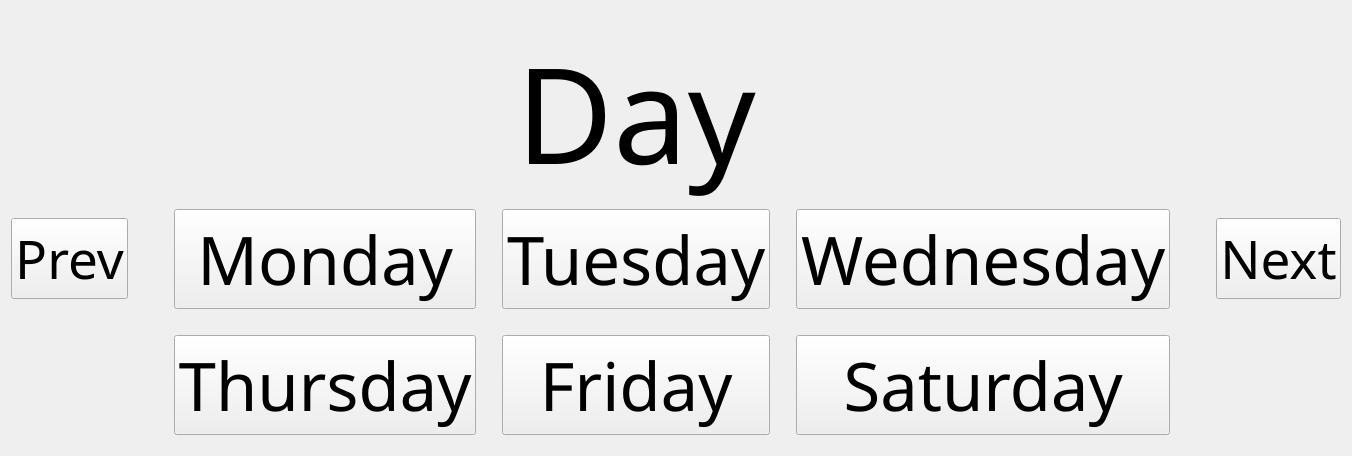
        <widget class="QWidget" name="Days_Page">
         <layout class="QGridLayout" name="gridLayout">
          <item row="6" column="4">
           <spacer name="verticalSpacer_20">
            <property name="orientation">
             <enum>Qt::Vertical</enum>
            </property>
            <property name="sizeHint" stdset="0">
             <size>
              <width>20</width>
              <height>40</height>
             </size>
            </property>
           </spacer>
          </item>
          <item row="7" column="3">
           <spacer name="horizontalSpacer_14">
            <property name="orientation">
             <enum>Qt::Horizontal</enum>
            </property>
            <property name="sizeHint" stdset="0">
             <size>
              <width>40</width>
              <height>20</height>
             </size>
            </property>
           </spacer>
          </item>
          <item row="6" column="2">
           <spacer name="horizontalSpacer_3">
            <property name="orientation">
             <enum>Qt::Horizontal</enum>
            </property>
            <property name="sizeType">
             <enum>QSizePolicy::MinimumExpanding</enum>
            </property>
            <property name="sizeHint" stdset="0">
             <size>
              <width>40</width>
              <height>10</height>
             </size>
            </property>
           </spacer>
          </item>
          <item row="6" column="3">
           <widget class="QPushButton" name="Monday">
            <property name="sizePolicy">
             <sizepolicy hsizetype="Expanding" vsizetype="Expanding">
              <horstretch>0</horstretch>
              <verstretch>0</verstretch>
             </sizepolicy>
            </property>
            <property name="font">
             <font>
              <family>Palace Script MT</family>
              <pointsize>50</pointsize>
             </font>
            </property>
            <property name="text">
             <string>Monday</string>
            </property>
           </widget>
          </item>
          <item row="6" column="5">
           <widget class="QPushButton" name="Tuesday">
            <property name="sizePolicy">
             <sizepolicy hsizetype="Expanding" vsizetype="Expanding">
              <horstretch>0</horstretch>
              <verstretch>0</verstretch>
             </sizepolicy>
            </property>
            <property name="font">
             <font>
              <family>Palace Script MT</family>
              <pointsize>50</pointsize>
             </font>
            </property>
            <property name="text">
             <string>Tuesday</string>
            </property>
           </widget>
          </item>
          <item row="6" column="8">
           <spacer name="horizontalSpacer_4">
            <property name="orientation">
             <enum>Qt::Horizontal</enum>
            </property>
            <property name="sizeType">
             <enum>QSizePolicy::MinimumExpanding</enum>
            </property>
            <property name="sizeHint" stdset="0">
             <size>
              <width>40</width>
              <height>10</height>
             </size>
            </property>
           </spacer>
          </item>
          <item row="6" column="1">
           <widget class="QPushButton" name="Previous_Date">
            <property name="sizePolicy">
             <sizepolicy hsizetype="Fixed" vsizetype="Maximum">
              <horstretch>0</horstretch>
              <verstretch>0</verstretch>
             </sizepolicy>
            </property>
            <property name="font">
             <font>
              <family>Palace Script MT</family>
              <pointsize>40</pointsize>
             </font>
            </property>
            <property name="text">
             <string>Prev</string>
            </property>
           </widget>
          </item>
          <item row="8" column="3">
           <widget class="QPushButton" name="Thursday">
            <property name="sizePolicy">
             <sizepolicy hsizetype="Expanding" vsizetype="Expanding">
              <horstretch>0</horstretch>
              <verstretch>0</verstretch>
             </sizepolicy>
            </property>
            <property name="font">
             <font>
              <family>Palace Script MT</family>
              <pointsize>50</pointsize>
             </font>
            </property>
            <property name="text">
             <string>Thursday</string>
            </property>
           </widget>
          </item>
          <item row="8" column="5">
           <widget class="QPushButton" name="Friday">
            <property name="sizePolicy">
             <sizepolicy hsizetype="Expanding" vsizetype="Expanding">
              <horstretch>0</horstretch>
              <verstretch>0</verstretch>
             </sizepolicy>
            </property>
            <property name="font">
             <font>
              <family>Palace Script MT</family>
              <pointsize>50</pointsize>
             </font>
            </property>
            <property name="text">
             <string>Friday</string>
            </property>
           </widget>
          </item>
          <item row="6" column="9">
           <widget class="QPushButton" name="Next_Day">
            <property name="sizePolicy">
             <sizepolicy hsizetype="Minimum" vsizetype="Maximum">
              <horstretch>0</horstretch>
              <verstretch>0</verstretch>
             </sizepolicy>
            </property>
            <property name="font">
             <font>
              <family>Palace Script MT</family>
              <pointsize>40</pointsize>
             </font>
            </property>
            <property name="text">
             <string>Next</string>
            </property>
           </widget>
          </item>
          <item row="6" column="7">
           <widget class="QPushButton" name="Wednesday">
            <property name="sizePolicy">
             <sizepolicy hsizetype="Expanding" vsizetype="Expanding">
              <horstretch>0</horstretch>
              <verstretch>0</verstretch>
             </sizepolicy>
            </property>
            <property name="font">
             <font>
              <family>Palace Script MT</family>
              <pointsize>50</pointsize>
             </font>
            </property>
            <property name="text">
             <string>Wednesday</string>
            </property>
           </widget>
          </item>
          <item row="0" column="5">
           <spacer name="verticalSpacer_3">
            <property name="orientation">
             <enum>Qt::Vertical</enum>
            </property>
            <property name="sizeType">
             <enum>QSizePolicy::MinimumExpanding</enum>
            </property>
            <property name="sizeHint" stdset="0">
             <size>
              <width>20</width>
              <height>10</height>
             </size>
            </property>
           </spacer>
          </item>
          <item row="8" column="7">
           <widget class="QPushButton" name="Saturday">
            <property name="sizePolicy">
             <sizepolicy hsizetype="Expanding" vsizetype="Expanding">
              <horstretch>0</horstretch>
              <verstretch>0</verstretch>
             </sizepolicy>
            </property>
            <property name="font">
             <font>
              <family>Palace Script MT</family>
              <pointsize>50</pointsize>
             </font>
            </property>
            <property name="text">
             <string>Saturday</string>
            </property>
           </widget>
          </item>
          <item row="9" column="5">
           <spacer name="verticalSpacer_4">
            <property name="orientation">
             <enum>Qt::Vertical</enum>
            </property>
            <property name="sizeType">
             <enum>QSizePolicy::MinimumExpanding</enum>
            </property>
            <property name="sizeHint" stdset="0">
             <size>
              <width>20</width>
              <height>10</height>
             </size>
            </property>
           </spacer>
          </item>
          <item row="1" column="5" alignment="Qt::AlignHCenter">
           <widget class="QLabel" name="label_4">
            <property name="enabled">
             <bool>true</bool>
            </property>
            <property name="sizePolicy">
             <sizepolicy hsizetype="Expanding" vsizetype="Expanding">
              <horstretch>0</horstretch>
              <verstretch>0</verstretch>
             </sizepolicy>
            </property>
            <property name="font">
             <font>
              <family>Palace Script MT</family>
              <pointsize>100</pointsize>
             </font>
            </property>
            <property name="text">
             <string>Day</string>
            </property>
           </widget>
          </item>
          <item row="6" column="6">
           <spacer name="verticalSpacer_21">
            <property name="orientation">
             <enum>Qt::Vertical</enum>
            </property>
            <property name="sizeHint" stdset="0">
             <size>
              <width>20</width>
              <height>40</height>
             </size>
            </property>
           </spacer>
          </item>
         </layout>
        </widget>
